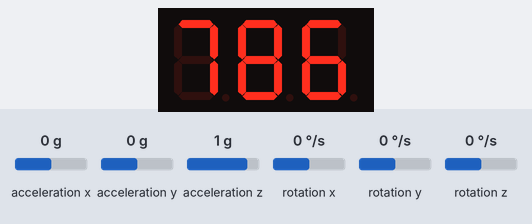
A sketch run on a simulated Arduino Uno, built with avr-gcc and run on an emulated ATmega328P. On the bench: 3-digit seven-segment display. Inputs (shaded band) come from the test bench; at power-on: acceleration z 1 g, acceleration x 0 g, acceleration y 0 g, rotation x 0 °/s, rotation y 0 °/s, rotation z 0 °/s. What the sketch prints to the serial monitor is not drawn.

Above: at 1.2 s.
1.3 s: acceleration z set to -1.4 g
At 2.5 s:
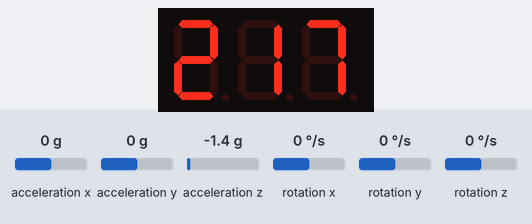
3.0 s: acceleration z set to -0.8 g
At 3.6 s:
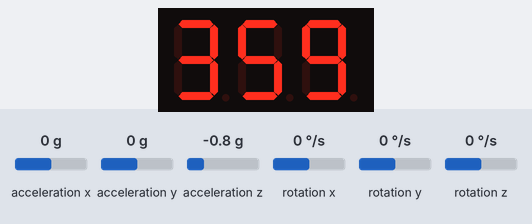
4.5 s: acceleration z set to 0 g
At 4.8 s:
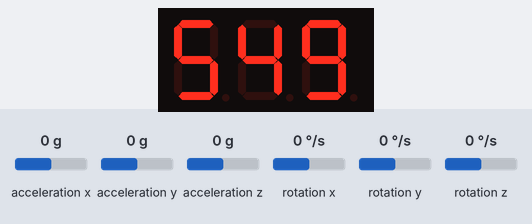
Timing chart, 0 to 7.5 s (numbered marks = the images above; inputs shaded):
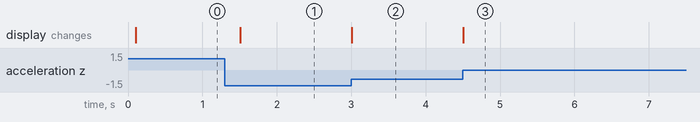

Measured:
- after the input at 1.3 s, the display: changes after 0.21 s (image 1)
- after the input at 3.0 s, the display: changes at once (image 2)
- after the input at 4.5 s, the display: changes at once (image 3)

The sketch:

gyrobow.ino
```cpp
#include "Wire.h"

#include "I2Cdev.h"
#include "MPU6050.h"
#include <SevenSeg.h>

MPU6050 accelgyro;

int16_t ax, ay, az;
int16_t gx, gy, gz;

//Defines the segments A-G: SevenSeg(A, B, C, D, E, F, G);
SevenSeg disp(9, 11, 6, 4, 3, 8, 7); //5 is decimal


const int numOfDigits = 3;
int digitPins[numOfDigits] = {10, 12, 13};


#define LED_PIN 13
bool blinkState = false;

void setup() {
    Wire.begin();
    Serial.begin(9600);


    disp.setDigitPins(numOfDigits, digitPins);
    disp.setDutyCycle(100); //brightness 0 - 100
    // disp.setRefreshRate(150);
    // disp.setDigitDelay(1);

    // initialize device
    Serial.println("Initializing I2C devices...");
    accelgyro.initialize();

    // verify connection
    Serial.println("Testing device connections...");
    Serial.println(accelgyro.testConnection() ? "MPU6050 connection successful" : "MPU6050 connection failed");

    // configure Arduino LED for
    pinMode(LED_PIN, OUTPUT);
}

void loop() {

    // read raw accel/gyro measurements from device


    if(millis() % 100 == 0) {
        accelgyro.getMotion6(&ax, &ay, &az, &gx, &gy, &gz);  //31072 en -31072 is zijn de maximale values die uit de sensor kunnen komen.
    }
    disp.write(map(az, -31072, 31072, 100, 999));
    // disp.write(141);


    // blink LED to indicate activity
    // blinkState = !blinkState;
    // digitalWrite(LED_PIN, blinkState);
}
```
